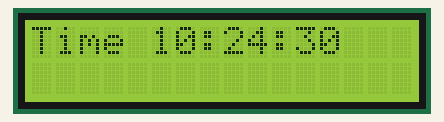
Simulated run of this sketch. Board: Arduino Uno, built with avr-gcc and run on an emulated ATmega328P. Parts: 16×2 character LCD. The local clock reads 2024-03-15 10:24:30 at power-on unless the sketch sets it.

Above: at 0.1 s.
At 4.2 s:
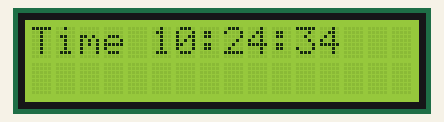
At 9.3 s:
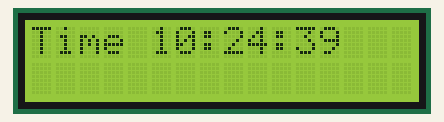
At 19.5 s:
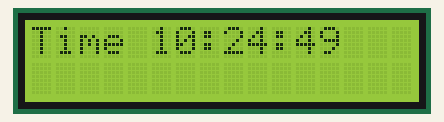
At 28.6 s:
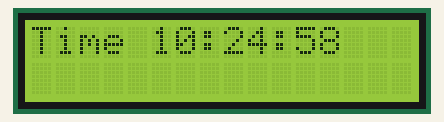
At 38.8 s:
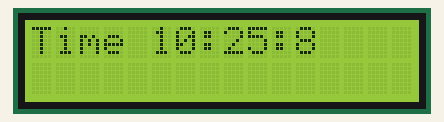

Measured:
- what the display in image 1 shows lasts 1.0 s, from 4.2 s to 5.2 s

The sketch:

nano_rtcds3231_lcd_16_2_dispalying__real_time.ino
```cpp
#include <Wire.h>
#include <LiquidCrystal_I2C.h>
#include <DS3231.h>
// Set the LCD address to 0x27 for a 16 chars and 2 line display
LiquidCrystal_I2C lcd(0x27, 16, 2);
DS3231 clock;
RTCDateTime dt;
void setup()
{
	// initialize the LCD

  clock.begin();
	lcd.begin();

	// Turn on the blacklight and print a message.
	lcd.backlight();
	lcd.print("Hello, world!");
  //clock.setDateTime(__DATE__, __TIME__);
}

void loop()
{
	print_time();
  delay(1000);
}
 void print_time(){
  lcd.clear();
  lcd.setCursor(0, 0);
  dt = clock.getDateTime();

  // For leading zero look to DS3231_dateformat example

  lcd.print("Time ");
  lcd.print(dt.hour);
  lcd.print(":");
  lcd.print(dt.minute);
  lcd.print(":");
  lcd.print(dt.second);
 }
```
